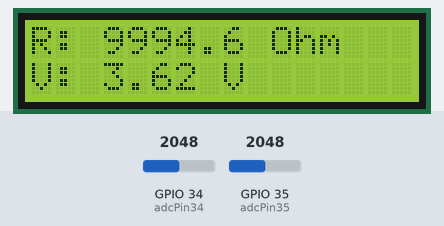
A sketch run on a simulated ESP32. On the bench: 16×2 character LCD. The inputs (shaded band) are chosen by the test bench; at power-on: GPIO 34 (adcPin34) = 2048, GPIO 35 (adcPin35) = 2048. What the sketch prints to the serial monitor is not drawn.

Above: at 3.2 s.
3.3 s: GPIO 34 (adcPin34) set to 101
At 4.1 s:
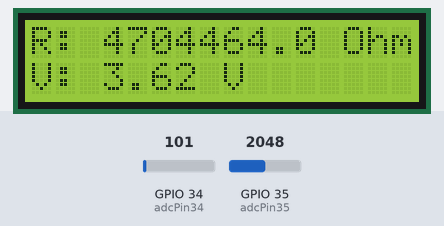
5.0 s: GPIO 34 (adcPin34) set to 87
At 7.2 s:
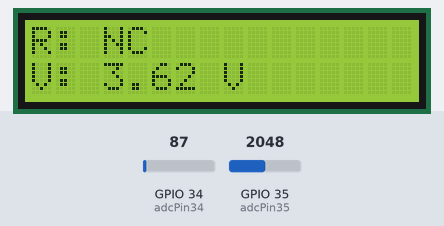
7.5 s: GPIO 35 (adcPin35) set to 2866
At 8.8 s:
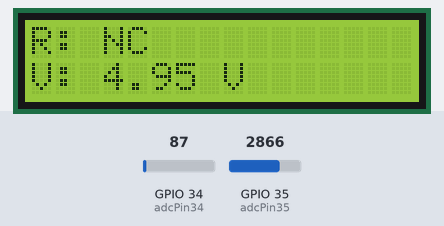
9.9 s: GPIO 35 (adcPin35) set to 3603
At 11.5 s:
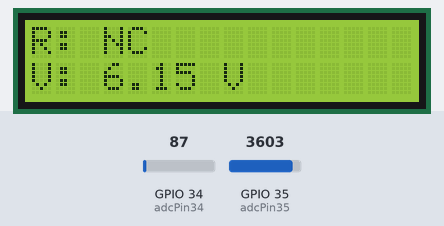
12.4 s: GPIO 34 (adcPin34) set to 491
At 14.5 s:
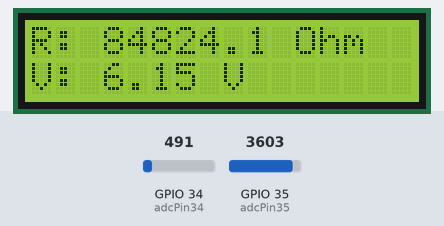
14.9 s: GPIO 35 (adcPin35) set to 4095
At 16.7 s:
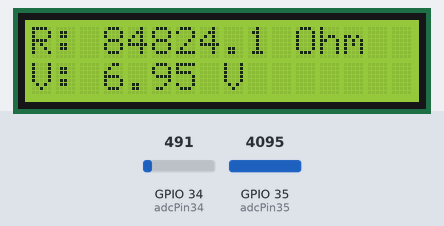
Timing chart, 0 to 18.2 s (numbered marks = the images above; inputs shaded):
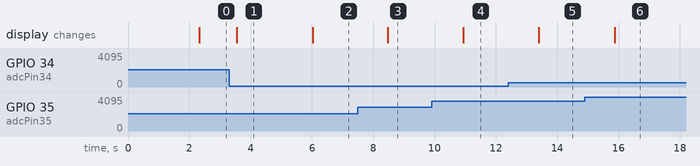

Measured:
- the behaviour switches between 94 and 93 on GPIO 34 (adcPin34) (found by bisection; images 1 and 2)
- after the input at 3.3 s, the display: changes after 0.25 s (image 1)
- after the input at 5.0 s, the display: changes after 1.0 s (image 2)
- after the input at 7.5 s, the display: changes after 0.98 s (image 3)
- after the input at 9.9 s, the display: changes after 1.0 s (image 4)
- after the input at 12.4 s, the display: changes after 1.0 s (image 5)
- after the input at 14.9 s, the display: changes after 0.98 s (image 6)

The sketch:

versio_1.ino
```cpp
#include <Wire.h>
#include <LiquidCrystal_I2C.h>

const int adcPin34 = 34; // ADC pin for resistance measurement
const int adcPin35 = 35; // ADC pin for external voltage measurement

const float Rk = 9130.0;       // Known resistor value (ohms)
const float Vin = 3.3;         // ESP32 input voltage (volts)
const int samples = 50;        // Number of samples for averaging
const float R1 = 9780.0;       // Resistor from GPIO 35 to GND (ohms)
const float R2 = 9570.0;       // Resistor from GPIO 35 to Vext (ohms)
const float VextOffset = 0.28; // Calibration offset for external voltage (volts)

LiquidCrystal_I2C lcd(0x27, 16, 2);

void setup() {
  Serial.begin(115200);
  lcd.init();
  lcd.backlight();
  lcd.clear();
  lcd.print("Initializing...");
  delay(2000);
}

void loop() {
  // Resistance measurement
  float adcValue34 = averageADC(adcPin34);
  float Vout34 = (adcValue34 / 4095.0) * Vin;
  float calibratedVout34 = Vout34 - 0.075;
  float Rx = calculateResistance(calibratedVout34);

  // External voltage measurement
  float adcValue35 = averageADC(adcPin35);
  float Vout35 = (adcValue35 / 4095.0) * Vin;
  float Vext = Vout35 > 0 ? (calculateExternalVoltage(Vout35) + VextOffset) : 0.0;

  // Serial monitor output
  if (Rx > 0) {
    Serial.print("R: ");
    Serial.print(Rx, 2);
    Serial.print(" Ohm, Vout: ");
    Serial.println(calibratedVout34, 3);
  } else {
    Serial.println("R: NC");
  }
  Serial.print("Vext: ");
  Serial.println(Vext, 3);

  // LCD display output
  lcd.clear();
  lcd.setCursor(0, 0);
  lcd.print("R: ");
  if (Rx > 0) {
    lcd.print(Rx, 1);
    lcd.print(" Ohm");
  } else {
    lcd.print("NC");
  }
  lcd.setCursor(0, 1);
  lcd.print("V: ");
  lcd.print(Vext, 2);
  lcd.print(" V");

  delay(1000);
}

float averageADC(int pin) {
  long adcSum = 0;
  for (int i = 0; i < samples; i++) {
    adcSum += analogRead(pin);
    delay(2);
  }
  return adcSum / (float)samples;
}

float calculateResistance(float Vout) {
  if (Vout <= 0 || Vout >= Vin) return 0.0;
  return (Vin / Vout - 1) * Rk;
}

float calculateExternalVoltage(float Vout) {
  return Vout * (R1 + R2) / R2;
}
```
